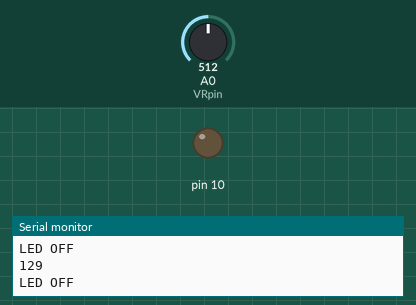
This sketch was run on a simulated Arduino Uno, built with avr-gcc and run on an emulated ATmega328P. Shown: output pins drawn as LEDs (lit = HIGH), the last lines printed to the serial monitor. Inputs (shaded band) come from the test bench; at power-on: A0 (VRpin) = 512.

Above: at 1.2 s.
1.3 s: A0 (VRpin) set to 268
2.8 s: A0 (VRpin) set to 245
At 3.5 s:
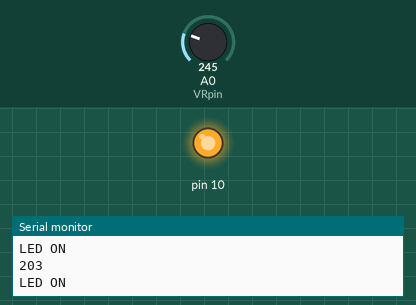
Timing chart, 0 to 5.8 s (numbered marks = the images above; inputs shaded):
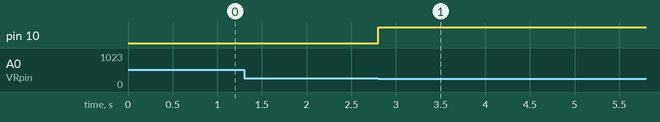

Measured:
- the behaviour switches between 253 and 252 on A0 (VRpin) (found by bisection; images 0 and 1)
- after the input at 2.8 s, pin 10: LOW → HIGH at once

The sketch:

1100925_Arduino_Photoresistor_LED_Braething_While.ino
```cpp
int VRpin = A0; // A0, A1, A2, A3, A4, A5
int val;
int x;

void setup()
{
  Serial.begin(9600);
  pinMode(VRpin, INPUT);
  pinMode(10, OUTPUT);

}

void loop()
{
  val = analogRead(VRpin);
  x = map(val, 54, 974, 255, 0);

  while(x > 200){

    val = analogRead(VRpin);
    x = map(val, 54, 974, 255, 0);
    digitalWrite(10, HIGH);
    Serial.println(x);
    Serial.println("LED ON");
    delay(500);

  }

  digitalWrite(10, LOW);
  Serial.println(x);
  Serial.println("LED OFF");


}
```
